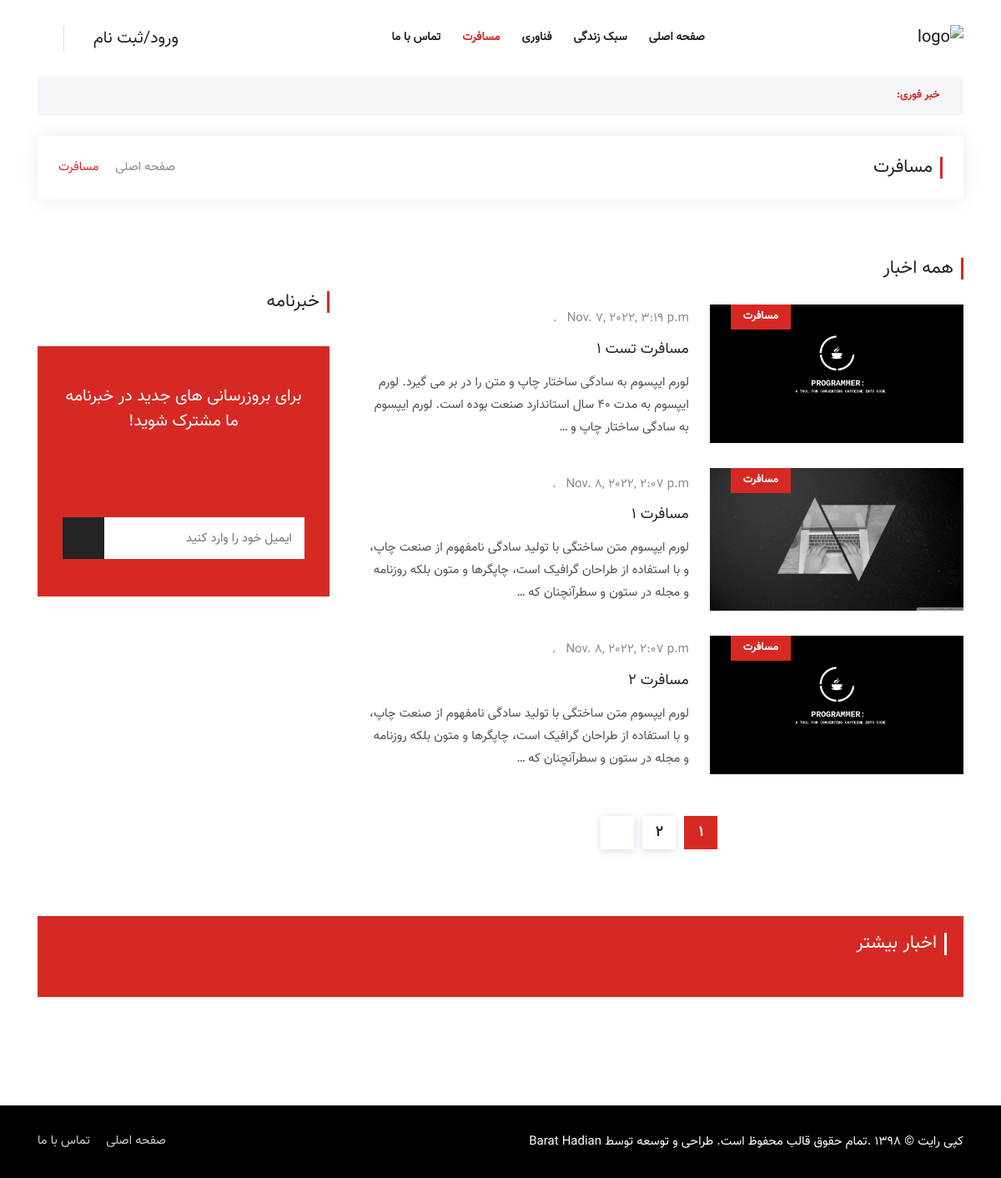
The page /travel/ on the database its author committed.
### Blog/models.py (models this page shows, shortened)
class Article(models.Model):
    author = models.ForeignKey(User, on_delete=models.CASCADE)
    category = models.ManyToManyField(Category, related_name='articles')
    title = models.CharField(max_length=100)
    body = models.TextField(max_length=2000)
    created = models.DateTimeField(auto_now_add=True)
    updated = models.DateTimeField(auto_now_add=True)
    image = models.ImageField(upload_to='profile/image', blank=True, null=True)

class Category(models.Model):
    title = models.CharField(max_length=100)
    created = models.DateTimeField(auto_now_add=True)
    class Meta:
        verbose_name_plural = "categories"
    def __str__(self):
        return self.title

### Blog/views.py (the view, shortened to what this page needs)
# urls.py: path('travel/', views.cat_travel, name='cat_travel'),
def cat_travel(request):
    article_travel = Article.objects.filter(category=3)
    paginator = Paginator(article_travel, 3)
    page_number = request.GET.get('page')
    object_list = paginator.get_page(page_number)
    return render(request, 'Blog/travel.html', {'articles': object_list, 'news': article_travel})

### context_processors/context_processors.py (called while the page is built)
def Breakingnews(request):
    breaking_news = Article.objects.filter(category=4).order_by('-updated')
    return {'breaking_news': breaking_news}

def more_news(request):
    news = Article.objects.all().order_by('?')
    return {'news': news}

### Blog/templates/Blog/travel.html (shortened to what this page needs)
{% load static %}
<!doctype html>
<html lang="fa">
<head>
    <link rel="stylesheet" href="{% static 'assets/css/bootstrap.min.css' %}">
    <link rel="stylesheet" href="{% static 'assets/css/animate.min.css' %}">
    <link rel="stylesheet" href="{% static 'assets/css/icofont.min.css' %}">
    <link rel="stylesheet" href="{% static 'assets/css/meanmenu.css' %}">
    <link rel="stylesheet" href="{% static 'assets/css/owl.carousel.min.css' %}">
    <link rel="stylesheet" href="{% static 'assets/css/magnific-popup.min.css' %}">
    <link rel="stylesheet" href="{% static 'assets/css/style.css' %}">
    <link rel="stylesheet" href="{% static 'assets/css/rtl.css' %}">
    <link rel="stylesheet" href="{% static 'assets/css/responsive.css' %}">
</head>
<body>
<header class="header-area">
    <div class="navbar-area">
        <div class="sinmun-nav">
            <div class="container">
                <nav class="navbar navbar-expand-md navbar-light">
                    <a class="navbar-brand" href="{% url 'blog:home' %}"><img src="{% static 'assets/img/logo.png' %}"
                                                                              alt="logo"></a>
                    <div class="collapse navbar-collapse mean-menu" id="navbarSupportedContent">
                        <ul class="navbar-nav">
                            <li class="nav-item"><a href="{% url 'blog:home' %}" class="nav-link">صفحه اصلی</a>
                            </li>
                            <li class="nav-item"><a href="{% url 'blog:cat_lifestyle' %}" class="nav-link">سبک زندگی</a>
                            </li>
                            <li class="nav-item"><a href="{% url 'blog:cat_tech' %}" class="nav-link">فناوری</a></li>
                            <li class="nav-item"><a href="{% url 'blog:cat_travel' %}"
                                                    class="nav-link active">مسافرت</a></li>
                            <li class="nav-item"><a href="{% url 'blog:contact' %}">تماس با ما</a>
                            </li>
                        </ul>
                        <div class="others-options">
                            <div class="others-options">
                                <ul> {% if request.user.is_authenticated %}
                                    <li><a href="{% url 'blog:home' %}"> {{ request.user.username }} <i
                                            class="icofont-user-alt-5"></i></a></li>
                                    <li><a href="{% url 'blog:logout' %}"> خروج</a></li>
                                    <li class="header-search">
                                        <div class="nav-search">
                                            <div class="nav-search-button">
                                                <i class="icofont-ui-search"></i>
                                            </div>
                                            {% else %}
                                    <li><a href="{% url 'blog:signin' %}"> ورود/ثبت نام <i
                                            class="icofont-user-alt-5"></i></a></li>
                                    <li class="header-search">
                                    <div class="nav-search">
                                    <div class="nav-search-button">
                                        <i class="icofont-ui-search"></i>
                                    </div>
                                {% endif %}
                                    </div>
                                    </li>
                                </ul>
                            </div>
                        </div>
                </nav>
            </div>
        </div>
    </div>
    {% include 'includes/breakingnews.html' %}
</header>
<div class="page-title-area">
    <div class="container">
        <div class="page-title-content">
            <h2>مسافرت</h2>
            <ul>
                <li><a href="{% url 'blog:home' %}"><i class="icofont-home"></i> صفحه اصلی</a></li>
                <li><i class="icofont-rounded-left"></i></li>
                <li>مسافرت</li>
            </ul>
        </div>
    </div>
</div>
<section class="all-category-news ptb-40">
    <div class="container">
        <div class="row">
            <div class="col-lg-8 col-md-12">
                <div class="section-title">
                    <h2>همه اخبار</h2>
                </div>
                {% for article in articles %}
                    <div class="single-category-news">
                        <div class="row m-0 align-items-center">
                            <div class="col-lg-5 col-md-6 p-0">
                                <div class="category-news-image">
                                    <a href="{% url 'blog:posts'  article.id %}"><img src="{{ article.image.url }}"
                                                                                      alt="image"></a>
                                    <div class="tags">
                                        <a href="{% url 'blog:cat_travel' %}">{{ article.category.all.first }}</a>
                                    </div>
                                </div>
                            </div>
                            <div class="col-lg-7 col-md-6">
                                <div class="category-news-content">
                                    <span><i class="icofont-clock-time"></i>{{ article.created }}</span>
                                    <h3><a href="{% url 'blog:posts'  article.id %}">{{ article.title }}</a></h3>
                                    <p>{{ article.body|truncatewords:30 }}</p>
                                </div>
                            </div>
                        </div>
                    </div>
                {% endfor %}
                <div class="pagination-area">
                     {% include 'includes/pagination.html' %}
                </div>
            </div>
            <div class="col-lg-4 col-md-12">
                <div class="newsletter-box">
                    <div class="section-title">
                        <h2>خبرنامه</h2>
                    </div>
                    {% include 'includes/newsletter.html' %}
                </div>
            </div>
        </div>
    </div>
</section>
{% include 'includes/footer.html' %}
</body>
</html>

### static/assets/css/rtl.css (style rules this page uses)
body { direction: rtl; }
.single-category-news .category-news-image .tags { right: auto; left: 25px; }
.navbar-brand { margin-right: 0; }
.sinmun-nav nav .others-options ul li .nav-search { border-right: 1px solid #dcdcdc; border-left: none; padding-right: 15px; padding-left: 0; }
.sinmun-nav nav .others-options ul li a { margin-left: 10px; margin-right: 0; }
.section-title h2 { border-left: none; border-right: 3px solid #d72924; padding-right: 9px; padding-left: 0; }
.section-title { text-align: right; }
.single-category-news .category-news-content { padding-right: 10px; padding-left: 0; text-align: right; }
.page-title-content h2 { border-right: 3px solid #d72924; border-left: none; padding-right: 9px; padding-left: 0; text-align: right; }
.page-title-content ul { left: 25px; right: auto; }

### rows shown on the page
Article: image (picture), category.all.first "مسافرت", created "Nov. 7, 2022, 3:19 p.m.", title "مسافرت تست 1", body "لورم ایپسوم به سادگی ساختار چاپ و متن را در بر می گیرد. لورم ایپسوم به مدت 40 سال استاندارد صنعت بوده است. لورم ایپسوم به سادگی ساختار چاپ و …"
Article: image (picture), category.all.first "مسافرت", created "Nov. 8, 2022, 2:07 p.m.", title "مسافرت 1", body "لورم ایپسوم متن ساختگی با تولید سادگی نامفهوم از صنعت چاپ، و با استفاده از طراحان گرافیک است، چاپگرها و متون بلکه روزنامه و مجله در ستون و سطرآنچنان که …"
Article: image (picture), category.all.first "مسافرت", created "Nov. 8, 2022, 2:07 p.m.", title "مسافرت 2", body "لورم ایپسوم متن ساختگی با تولید سادگی نامفهوم از صنعت چاپ، و با استفاده از طراحان گرافیک است، چاپگرها و متون بلکه روزنامه و مجله در ستون و سطرآنچنان که …"

### other values the page prints
{{ i }} "1"
{{ i }} "2"
